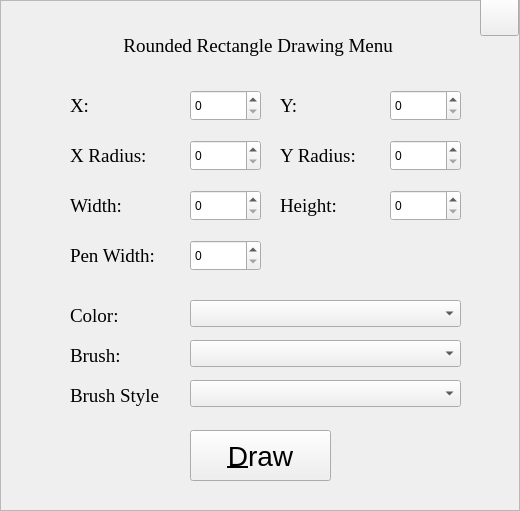
   <widget class="QFrame" name="roundedRectangleFrame">
    <property name="geometry">
     <rect>
      <x>620</x>
      <y>1080</y>
      <width>520</width>
      <height>511</height>
     </rect>
    </property>
    <property name="focusPolicy">
     <enum>Qt::ClickFocus</enum>
    </property>
    <property name="frameShape">
     <enum>QFrame::StyledPanel</enum>
    </property>
    <property name="frameShadow">
     <enum>QFrame::Raised</enum>
    </property>
    <widget class="QPushButton" name="drawRoundedRectangle">
     <property name="geometry">
      <rect>
       <x>190</x>
       <y>430</y>
       <width>141</width>
       <height>51</height>
      </rect>
     </property>
     <property name="font">
      <font>
       <pointsize>21</pointsize>
      </font>
     </property>
     <property name="text">
      <string>&amp;Draw</string>
     </property>
     <property name="icon">
      <iconset>
       <normaloff>:/images/paint.png</normaloff>:/images/paint.png</iconset>
     </property>
     <property name="iconSize">
      <size>
       <width>60</width>
       <height>40</height>
      </size>
     </property>
    </widget>
    <widget class="QSpinBox" name="roundedRectangleX">
     <property name="geometry">
      <rect>
       <x>190</x>
       <y>90</y>
       <width>71</width>
       <height>31</height>
      </rect>
     </property>
     <property name="maximum">
      <number>1200</number>
     </property>
    </widget>
    <widget class="QLabel" name="label_73">
     <property name="geometry">
      <rect>
       <x>70</x>
       <y>90</y>
       <width>111</width>
       <height>31</height>
      </rect>
     </property>
     <property name="font">
      <font>
       <family>Times New Roman</family>
       <pointsize>14</pointsize>
      </font>
     </property>
     <property name="text">
      <string>X: </string>
     </property>
    </widget>
    <widget class="QSpinBox" name="roundedRectangleY">
     <property name="geometry">
      <rect>
       <x>390</x>
       <y>90</y>
       <width>71</width>
       <height>31</height>
      </rect>
     </property>
     <property name="maximum">
      <number>700</number>
     </property>
    </widget>
    <widget class="QLabel" name="label_74">
     <property name="geometry">
      <rect>
       <x>280</x>
       <y>90</y>
       <width>101</width>
       <height>31</height>
      </rect>
     </property>
     <property name="font">
      <font>
       <family>Times New Roman</family>
       <pointsize>14</pointsize>
      </font>
     </property>
     <property name="text">
      <string>Y: </string>
     </property>
    </widget>
    <widget class="QLabel" name="label_75">
     <property name="geometry">
      <rect>
       <x>70</x>
       <y>300</y>
       <width>101</width>
       <height>31</height>
      </rect>
     </property>
     <property name="font">
      <font>
       <family>Times New Roman</family>
       <pointsize>14</pointsize>
      </font>
     </property>
     <property name="text">
      <string>Color: </string>
     </property>
    </widget>
    <widget class="QLabel" name="label_76">
     <property name="geometry">
      <rect>
       <x>70</x>
       <y>240</y>
       <width>131</width>
       <height>31</height>
      </rect>
     </property>
     <property name="font">
      <font>
       <family>Times New Roman</family>
       <pointsize>14</pointsize>
      </font>
     </property>
     <property name="text">
      <string>Pen Width: </string>
     </property>
    </widget>
    <widget class="QSpinBox" name="roundedRectanglePenWidth">
     <property name="geometry">
      <rect>
       <x>190</x>
       <y>240</y>
       <width>71</width>
       <height>31</height>
      </rect>
     </property>
     <property name="maximum">
      <number>40</number>
     </property>
    </widget>
    <widget class="QComboBox" name="colorRoundedRectangle">
     <property name="geometry">
      <rect>
       <x>190</x>
       <y>300</y>
       <width>271</width>
       <height>27</height>
      </rect>
     </property>
    </widget>
    <widget class="QLabel" name="roundedRectangleDrawingLabel">
     <property name="geometry">
      <rect>
       <x>10</x>
       <y>30</y>
       <width>501</width>
       <height>31</height>
      </rect>
     </property>
     <property name="font">
      <font>
       <family>Times New Roman</family>
       <pointsize>14</pointsize>
      </font>
     </property>
     <property name="text">
      <string>Rounded Rectangle Drawing Menu </string>
     </property>
     <property name="alignment">
      <set>Qt::AlignCenter</set>
     </property>
    </widget>
    <widget class="QPushButton" name="cancelRoundedRectangle">
     <property name="geometry">
      <rect>
       <x>480</x>
       <y>-4</y>
       <width>39</width>
       <height>40</height>
      </rect>
     </property>
     <property name="font">
      <font>
       <pointsize>21</pointsize>
      </font>
     </property>
     <property name="toolTip">
      <string extracomment="cancel">cancel</string>
     </property>
     <property name="text">
      <string/>
     </property>
     <property name="icon">
      <iconset resource="images.qrc">
       <normaloff>:/images/cancel.png</normaloff>:/images/cancel.png</iconset>
     </property>
     <property name="iconSize">
      <size>
       <width>40</width>
       <height>40</height>
      </size>
     </property>
    </widget>
    <widget class="QLabel" name="label_77">
     <property name="geometry">
      <rect>
       <x>70</x>
       <y>340</y>
       <width>101</width>
       <height>31</height>
      </rect>
     </property>
     <property name="font">
      <font>
       <family>Times New Roman</family>
       <pointsize>14</pointsize>
      </font>
     </property>
     <property name="text">
      <string>Brush: </string>
     </property>
    </widget>
    <widget class="QComboBox" name="brushRoundedRectangle">
     <property name="geometry">
      <rect>
       <x>190</x>
       <y>340</y>
       <width>271</width>
       <height>27</height>
      </rect>
     </property>
    </widget>
    <widget class="QLabel" name="label_78">
     <property name="geometry">
      <rect>
       <x>70</x>
       <y>380</y>
       <width>101</width>
       <height>31</height>
      </rect>
     </property>
     <property name="font">
      <font>
       <family>Times New Roman</family>
       <pointsize>14</pointsize>
      </font>
     </property>
     <property name="text">
      <string>Brush Style</string>
     </property>
    </widget>
    <widget class="QComboBox" name="brushStyleRoundedRectangle">
     <property name="geometry">
      <rect>
       <x>190</x>
       <y>380</y>
       <width>271</width>
       <height>27</height>
      </rect>
     </property>
    </widget>
    <widget class="QLabel" name="label_79">
     <property name="geometry">
      <rect>
       <x>70</x>
       <y>190</y>
       <width>111</width>
       <height>31</height>
      </rect>
     </property>
     <property name="font">
      <font>
       <family>Times New Roman</family>
       <pointsize>14</pointsize>
      </font>
     </property>
     <property name="text">
      <string>Width: </string>
     </property>
    </widget>
    <widget class="QSpinBox" name="roundedRectangleHeight">
     <property name="geometry">
      <rect>
       <x>390</x>
       <y>190</y>
       <width>71</width>
       <height>31</height>
      </rect>
     </property>
     <property name="maximum">
      <number>360</number>
     </property>
    </widget>
    <widget class="QLabel" name="label_80">
     <property name="geometry">
      <rect>
       <x>280</x>
       <y>190</y>
       <width>101</width>
       <height>31</height>
      </rect>
     </property>
     <property name="font">
      <font>
       <family>Times New Roman</family>
       <pointsize>14</pointsize>
      </font>
     </property>
     <property name="text">
      <string>Height: </string>
     </property>
    </widget>
    <widget class="QSpinBox" name="roundedRectangleWidth">
     <property name="geometry">
      <rect>
       <x>190</x>
       <y>190</y>
       <width>71</width>
       <height>31</height>
      </rect>
     </property>
     <property name="maximum">
      <number>360</number>
     </property>
    </widget>
    <widget class="QSpinBox" name="roundedRectangleXRadius">
     <property name="geometry">
      <rect>
       <x>190</x>
       <y>140</y>
       <width>71</width>
       <height>31</height>
      </rect>
     </property>
     <property name="maximum">
      <number>360</number>
     </property>
    </widget>
    <widget class="QLabel" name="label_81">
     <property name="geometry">
      <rect>
       <x>70</x>
       <y>140</y>
       <width>111</width>
       <height>31</height>
      </rect>
     </property>
     <property name="font">
      <font>
       <family>Times New Roman</family>
       <pointsize>14</pointsize>
      </font>
     </property>
     <property name="text">
      <string>X Radius: </string>
     </property>
    </widget>
    <widget class="QSpinBox" name="roundedRectangleYRadius">
     <property name="geometry">
      <rect>
       <x>390</x>
       <y>140</y>
       <width>71</width>
       <height>31</height>
      </rect>
     </property>
     <property name="maximum">
      <number>360</number>
     </property>
    </widget>
    <widget class="QLabel" name="label_82">
     <property name="geometry">
      <rect>
       <x>280</x>
       <y>140</y>
       <width>111</width>
       <height>31</height>
      </rect>
     </property>
     <property name="font">
      <font>
       <family>Times New Roman</family>
       <pointsize>14</pointsize>
      </font>
     </property>
     <property name="text">
      <string>Y Radius: </string>
     </property>
    </widget>
   </widget>
